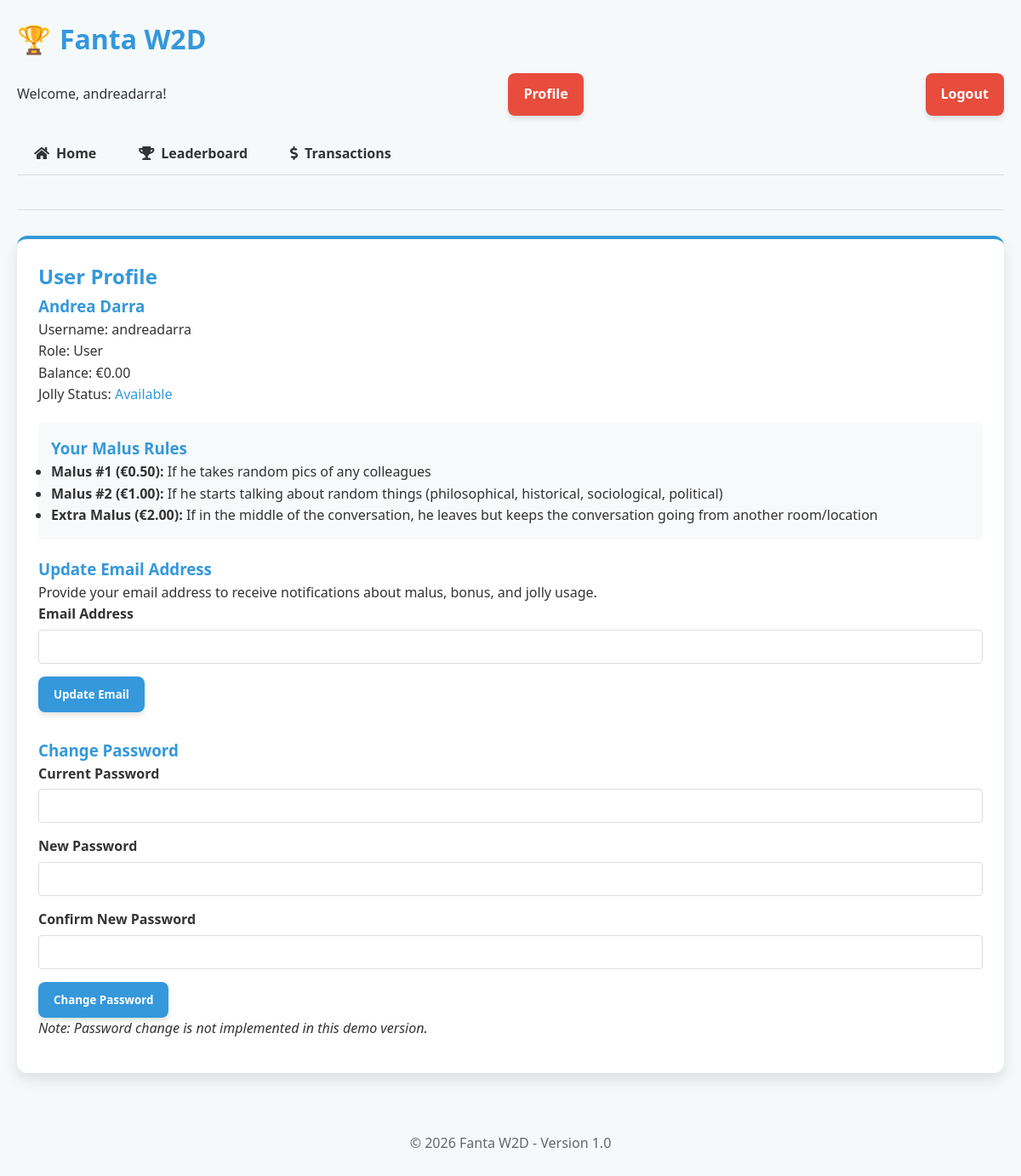
Screenshot of /profile.php (signed in) with the database file from the repository.
### tables this page shows
CREATE TABLE IF NOT EXISTS `users` (
  `id` int(11) NOT NULL AUTO_INCREMENT,
  `username` varchar(50) NOT NULL,
  `password` varchar(255) NOT NULL,
  `display_name` varchar(100) NOT NULL,
  `role` enum('user','admin') NOT NULL DEFAULT 'user',
  `balance` decimal(10,2) NOT NULL DEFAULT 0.00,
  `jolly_used` tinyint(1) NOT NULL DEFAULT 0,
  `email` varchar(100) DEFAULT NULL,
  `created_at` timestamp NOT NULL DEFAULT CURRENT_TIMESTAMP,
  PRIMARY KEY (`id`),
  UNIQUE KEY `username` (`username`)
);

### includes/config_db.php (called while the page is built, shortened)
<?php
$db_host = 'localhost';
$db_user = 'ul7jql5talqtq';
$db_pass = '2k@#%}2(+2?j';
$db_name = 'dbymzupboptdzw';
function db_connect() {
    global $db_host, $db_user, $db_pass, $db_name;
    try {
        $conn = new mysqli($db_host, $db_user, $db_pass, $db_name);
        $conn->set_charset("utf8");
        return $conn;
    } catch (Exception $e) {
        error_log("Eccezione nella connessione al database: " . $e->getMessage());
        return false;
    }
}
function db_query($sql, $params = []) {
    try {
        $conn = db_connect();
        if (strpos(strtoupper($sql), 'SELECT') === 0 ||
            strpos(strtoupper($sql), 'UPDATE') === 0 ||
            strpos(strtoupper($sql), 'DELETE') === 0) {
            preg_match('/\s+FROM\s+[`]?(\w+)[`]?/i', $sql, $matches);
            $table_name = isset($matches[1]) ? $matches[1] : '';
            if (!empty($table_name)) {
                $check_table = $conn->query("SHOW TABLES LIKE '$table_name'");
            }
        }
        $stmt = $conn->prepare($sql);
        if (!empty($params)) {
            $types = '';
            $bindParams = [];
            foreach ($params as $param) {
                if (is_int($param)) {
                    $types .= 'i';
                } elseif (is_float($param)) {
                    $types .= 'd';
                } elseif (is_string($param)) {
                    $types .= 's';
                } else {
                    $types .= 'b';
                }
                $bindParams[] = $param;
            }
            $bindValues = array_merge([$types], $bindParams);
            $refs = [];
            foreach ($bindValues as $key => $value) {
                $refs[$key] = &$bindValues[$key];
            }
            call_user_func_array([$stmt, 'bind_param'], $refs);
        }
        $result = $stmt->execute();
        if (strpos(strtoupper($sql), 'SELECT') === 0) {
            $resultData = $stmt->get_result();
            $data = [];
            while ($row = $resultData->fetch_assoc()) {
                $data[] = $row;
            }
            return $data;
        }
        $affectedRows = $stmt->affected_rows;
        return $affectedRows;
    } catch (Exception $e) {
        error_log("Eccezione nell'esecuzione della query: " . $e->getMessage() . " - SQL: " . $sql);
        if (strpos($e->getMessage(), "Table") !== false && strpos($e->getMessage(), "doesn't exist") !== false) {
            $_SESSION['setup_mode'] = true;
        }
        return false;
    }
}
function db_get_row($sql, $params = []) {
    $result = db_query($sql, $params);
    if ($result && is_array($result) && count($result) > 0) {
        return $result[0];
    }
    return null;
}
function is_using_database() {
    $conn = db_connect();
    if ($conn) {
        return true;
    }
    return false;
}

### includes/functions.php (called while the page is built, shortened)
<?php
require_once 'config.php';
require_once 'config_db.php';
function format_currency($amount) {
    return '€' . number_format($amount, 2, '.', ',');
}
function get_user_by_id($user_id) {
    if (is_using_database()) {
        try {
            $sql = "SELECT * FROM users WHERE id = ?";
            $user = db_get_row($sql, [$user_id]);
            if ($user) {
                return $user;
            }
        } catch (Exception $e) {
            error_log("Errore nel recupero utente: " . $e->getMessage());
            if ($user_id == 1) {
                $_SESSION['setup_mode'] = true;
                return [
                    'id' => 1,
                    'username' => 'admin',
                    'password' => 'admin123',
                    'role' => 'admin',
                    'display_name' => 'Administrator (Setup Mode)',
                    'balance' => 0.00,
                    'jolly_used' => false
                ];
            }
        }
    }
    return null;
}

### includes/auth.php (called while the page is built, shortened)
<?php
require_once 'config.php';
require_once 'config_db.php';
require_once 'functions.php';
function get_logged_in_user() {
    if (isset($_SESSION['user_id'])) {
        return get_user_by_id($_SESSION['user_id']);
    }
    return null;
}
function is_logged_in() {
    return get_logged_in_user() !== null;
}

### includes/config.php (called while the page is built, shortened)
<?php
$app_name = 'Fanta W2D';

### profile.php (the view, shortened to what this page needs)
<?php
require_once 'includes/config.php';
require_once 'includes/functions.php';
require_once 'includes/auth.php';
$current_user = get_logged_in_user();
include 'includes/header.php';
?>
<div class="card">
    <h2>User Profile</h2>
    <div style="margin-bottom: 20px;">
        <h3><?php echo isset($current_user['display_name']) ? $current_user['display_name'] : $current_user['username']; ?></h3>
        <p>Username: <?php echo $current_user['username']; ?></p>
        <p>Role: <?php echo ucfirst($current_user['role']); ?></p>
        <p>Balance: <span class="<?php echo $current_user['balance'] < 0 ? 'negative' : ''; ?>">
            <?php echo format_currency($current_user['balance']); ?>
        </span></p>
        <p>Jolly Status:
            <?php if ($current_user['jolly_used']): ?>
                <span style="color: var(--secondary-color);">Used</span>
            <?php else: ?>
                <span style="color: var(--primary-color);">Available</span>
            <?php endif; ?>
        </p>
    </div>
    <?php
    $user_name = isset($current_user['display_name']) ? $current_user['display_name'] : $current_user['username'];
    $malus_rules = isset($user_specific_malus[$user_name]) ? $user_specific_malus[$user_name] : null;
    if ($malus_rules):
    ?>
    <div style="margin-bottom: 20px; background-color: #f8f9fa; padding: 15px; border-radius: 5px;">
        <h3>Your Malus Rules</h3>
        <ul>
            <?php if (!empty($malus_rules['malus1'])): ?>
                <li><strong>Malus #1 (€0.50):</strong> <?php echo $malus_rules['malus1']; ?></li>
            <?php endif; ?>
            <?php if (!empty($malus_rules['malus2'])): ?>
                <li><strong>Malus #2 (€1.00):</strong> <?php echo $malus_rules['malus2']; ?></li>
            <?php endif; ?>
            <?php if (!empty($malus_rules['extra'])): ?>
                <li><strong>Extra Malus (€2.00):</strong> <?php echo $malus_rules['extra']; ?></li>
            <?php endif; ?>
        </ul>
    </div>
    <?php endif; ?>
    <div class="form-group" style="margin-bottom: 30px;">
        <h3>Update Email Address</h3>
        <p>Provide your email address to receive notifications about malus, bonus, and jolly usage.</p>
        <form method="post" action="profile.php">
            <div class="form-group">
                <label for="email">Email Address</label>
                <input type="email" id="email" name="email" class="form-control" value="<?php echo isset($current_user['email']) ? $current_user['email'] : ''; ?>">
            </div>
            <button type="submit" class="btn btn-primary">Update Email</button>
        </form>
    </div>
    <div class="form-group">
        <h3>Change Password</h3>
        <form method="post" action="profile.php">
            <div class="form-group">
                <label for="current-password">Current Password</label>
                <input type="password" id="current-password" name="current_password" class="form-control" required>
            </div>
            <div class="form-group">
                <label for="new-password">New Password</label>
                <input type="password" id="new-password" name="new_password" class="form-control" required>
            </div>
            <div class="form-group">
                <label for="confirm-password">Confirm New Password</label>
                <input type="password" id="confirm-password" name="confirm_password" class="form-control" required>
            </div>
            <button type="submit" class="btn btn-primary">Change Password</button>
        </form>
        <p><em>Note: Password change is not implemented in this demo version.</em></p>
    </div>
</div>
<?php include 'includes/footer.php'; ?>

### includes/header.php (shortened to what this page needs)
<?php
require_once 'includes/config.php';
require_once 'includes/functions.php';
require_once 'includes/auth.php';
?>
<!DOCTYPE html>
<html lang="en">
<head>
    <link rel="stylesheet" href="https://cdnjs.cloudflare.com/ajax/libs/font-awesome/5.15.3/css/all.min.css">
    <link rel="stylesheet" href="assets/css/styles.css">
</head>
<body>
    <div class="container">
        <?php if (is_logged_in()): ?>
        <header>
            <h1><?php echo $app_name; ?></h1>
            <div class="user-info">
                <p>Welcome, <?php echo get_logged_in_user()['username']; ?>!</p>
                <a href="profile.php" class="btn btn-secondary">Profile</a>
                <a href="logout.php" class="btn btn-secondary">Logout</a>
            </div>
            <nav>
                <ul class="nav-tabs">
                    <li><a href="dashboard.php" class="<?php echo basename($_SERVER['PHP_SELF']) == 'dashboard.php' ? 'active' : ''; ?>">Home</a></li>
                    <li><a href="leaderboard.php" class="<?php echo basename($_SERVER['PHP_SELF']) == 'leaderboard.php' ? 'active' : ''; ?>">Leaderboard</a></li>
                    <li><a href="transactions.php" class="<?php echo basename($_SERVER['PHP_SELF']) == 'transactions.php' ? 'active' : ''; ?>">Transactions</a></li>
                    <?php if (is_admin(get_logged_in_user())): ?>
                    <li><a href="admin.php" class="<?php echo basename($_SERVER['PHP_SELF']) == 'admin.php' ? 'active' : ''; ?>">Admin</a></li>
                    <?php endif; ?>
                </ul>
            </nav>
        </header>
        <?php else: ?>
        <header>
            <h1><?php echo $app_name; ?></h1>
        </header>
        <?php endif; ?>

### assets/css/styles.css (style rules this page uses)
:root { --primary-color: #3498db; --secondary-color: #e74c3c; --accent-color: #f39c12; --text-color: #333; --light-bg: #f5f9fa; --card-shadow: 0 8px 16px rgba(0,0,0,0.1); --danger-color: #e74c3c; --success-color: #2ecc71; --warning-color: #f39c12; }
* { box-sizing: border-box; margin: 0; padding: 0; font-family: 'Segoe UI', Tahoma, Geneva, Verdana, sans-serif; }
body { background-color: var(--light-bg); color: var(--text-color); line-height: 1.6; }
.container { max-width: 1200px; margin: 0 auto; padding: 20px; }
header { margin-bottom: 30px; border-bottom: 1px solid rgba(0,0,0,0.1); padding-bottom: 15px; }
header h1 { color: var(--primary-color); margin-bottom: 15px; font-weight: 600; display: flex; align-items: center; }
header h1::before { content: "🏆"; margin-right: 10px; font-size: 32px; }
.user-info { display: flex; justify-content: space-between; align-items: center; margin-bottom: 20px; }
h1, h2, h3 { color: var(--primary-color); }
.card { background: white; border-radius: 12px; padding: 25px; margin-bottom: 25px; box-shadow: var(--card-shadow); border-top: 4px solid var(--primary-color); transition: transform 0.3s ease, box-shadow 0.3s ease; }
.btn { display: inline-block; padding: 12px 18px; border: none; border-radius: 8px; cursor: pointer; font-weight: 600; text-decoration: none; transition: all 0.3s ease; box-shadow: 0 4px 6px rgba(0,0,0,0.1); }
.btn-primary { background-color: var(--primary-color); color: white; }
.btn-secondary { background-color: var(--secondary-color); color: white; }
.form-group { margin-bottom: 15px; }
.form-group label { display: block; margin-bottom: 5px; font-weight: bold; }
.form-control { width: 100%; padding: 10px; border: 1px solid #ddd; border-radius: 4px; }
.nav-tabs { display: flex; list-style: none; margin-bottom: 25px; border-bottom: 1px solid #ddd; gap: 5px; }
.nav-tabs li { margin-right: 5px; }
.nav-tabs a { display: flex; align-items: center; padding: 12px 20px; text-decoration: none; color: var(--text-color); font-weight: 600; border-radius: 8px 8px 0 0; transition: all 0.3s ease; }
.nav-tabs a::before { margin-right: 8px; font-family: 'Font Awesome 5 Free'; font-weight: 900; }
.nav-tabs a[href="dashboard.php"]::before { content: "\f015"; }
.nav-tabs a[href="leaderboard.php"]::before { content: "\f091"; }
.nav-tabs a[href="transactions.php"]::before { content: "\f155"; }

### rows the page displays
users: username "andreadarra", display_name "Andrea Darra", role "User", balance "€0.00", display_name "If he takes random pics of any colleagues", display_name "If he starts talking about random things (philosophical, historical, sociological, political)", display_name "If in the middle of the conversation, he leaves but keeps the conversation going from another room/location"

### other values shown
$app_name "Fanta W2D"
$app_version "1.0"
